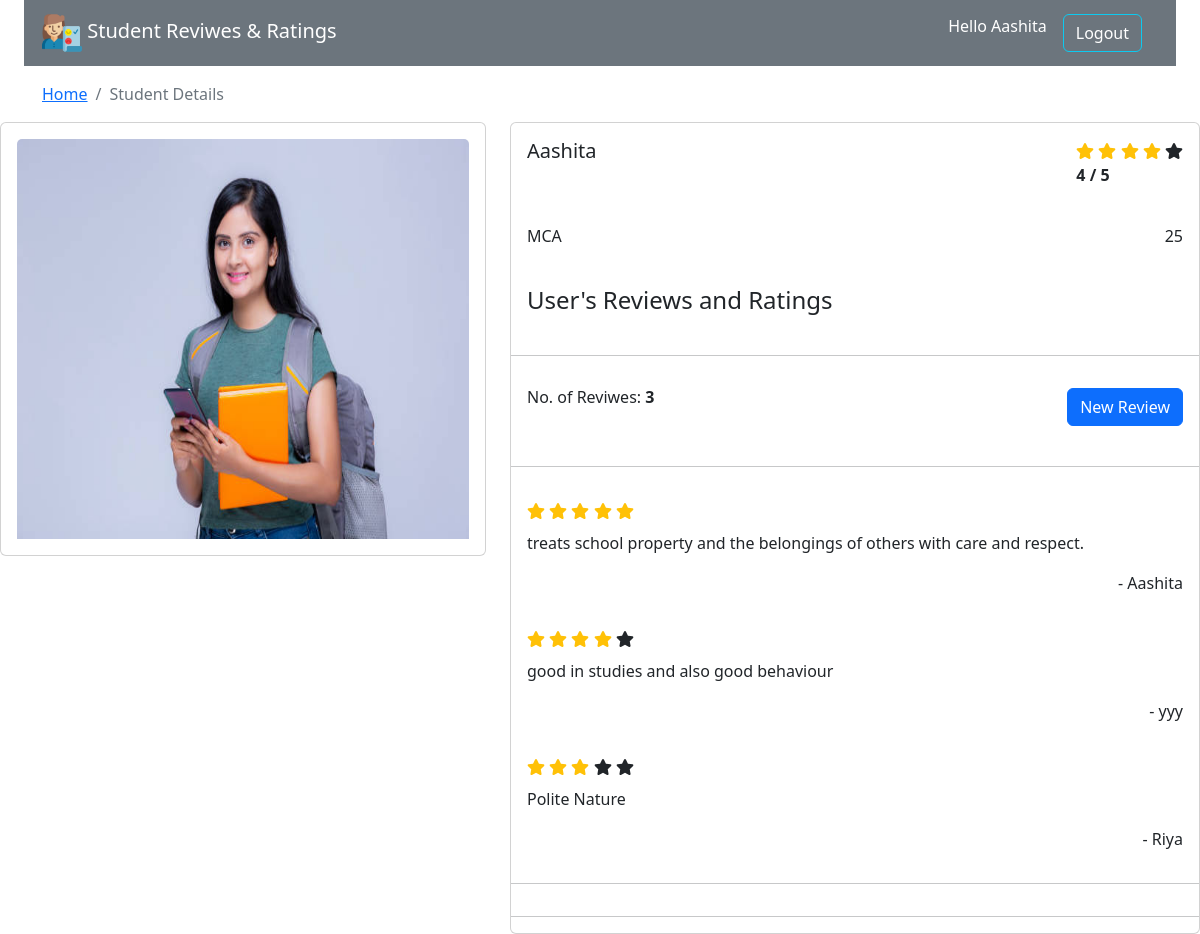
/StudentDetails.php?id=2 (signed in), run on the app's committed database.
### tables this page shows
CREATE TABLE `student_details` (
  `stu_id` int(11) NOT NULL,
  `stu_name` varchar(200) NOT NULL,
  `stu_img` varchar(100) NOT NULL,
  `stu_age` varchar(200) NOT NULL,
  `stu_edu` varchar(100) NOT NULL
);

CREATE TABLE `review` (
  `review_id` int(11) NOT NULL,
  `user_rating` tinyint(4) NOT NULL,
  `user_review` varchar(200) NOT NULL,
  `datetime` datetime NOT NULL,
  `sid` int(11) DEFAULT NULL,
  `logger_id` int(11) DEFAULT NULL
);

CREATE TABLE `user` (
  `user_id` int(11) NOT NULL,
  `user_name` varchar(200) NOT NULL,
  `user_email` varchar(200) NOT NULL,
  `user_password` varchar(200) NOT NULL
);

### StudentDetails.php (the view, shortened to what this page needs)
<!DOCTYPE html>
<html lang="en">
<head>
</head>
<body>
    <div class="container-fluid">
      <?php include 'header.php'?>
        <nav aria-label="breadcrumb">
            <div class="container my-3">
                <ol class="breadcrumb">
                    <li class="breadcrumb-item"><a href="index.php">Home</a></li>
                    <li class="breadcrumb-item active" aria-current="page">Student Details</li>
                  </ol>
            </div>
        </nav>
  </div>
        <?php
           require 'connection.php';
           $student_id = $_GET['id'];
           $sql = "SELECT * FROM student_details WHERE stu_id = $student_id";
           $result=$conn->query($sql);
        ?>
        <div class="d-flex justify-content-center">
          <div class="row">
            <?php      $data = mysqli_fetch_assoc($result);
              ?>
            <div class="col-sm-5">
              <div class="card">
                <div class="card-body">
                  <img src="./Images/<?php echo $data['stu_img'] ?>" class="card-img-top" alt="..." width="150" height="400">
                </div>
              </div>
            </div>
            <?php
                  $sql_review = "SELECT * from review as r join student_details as s on r.sid=s.stu_id JOIN user as u on u.user_id=r.logger_id WHERE stu_id=$student_id ";
                  $result_review=$conn->query($sql_review);
                  $value = mysqli_fetch_all($result_review,MYSQLI_ASSOC);
                ?>
                <?php
                    $sql_avg = "SELECT AVG(user_rating) AS AVG FROM review WHERE sid = $student_id";
                    $result_avg = $conn->query($sql_avg);
                    $average = mysqli_fetch_assoc($result_avg);
                ?>
                <?php
                    $sql_count = "SELECT COUNT(user_rating) AS TOTALCOUNT FROM review WHERE sid=$student_id";
                    $result_count = $conn->query($sql_count);
                    $count = mysqli_fetch_assoc($result_count);
                ?>
            <div class="col-sm-7">
              <div class="card">
                <div class="card-body d-flex justify-content-between">
                  <h5 class="card-title"><?php echo $data['stu_name'] ?></h5>
                  <p class="card-title">
                    <?php
                      $avg = abs($average['AVG']);
                      if($avg > 0){
                        for($i=1;$i<=5;$i++){
                          if($i <= $avg){
                    ?>
                    <i class="fas fa-star star-light avg_star text-warning"></i>
                    <?php } else { ?>
                      <i class="fas fa-star star-light avg_star"></i>
                  <?php } ?>
                  <?php } } ?>
                    <br>
                    <b><span id='averageRating'><?php echo abs($average['AVG']) ?> / 5</span></b>
                  </p>
                </div>
                <div class="card-body d-flex justify-content-between">
                  <h6 class="card-title"><?php echo $data['stu_edu'] ?></h6>
                  <h6 class="card-title"><?php echo $data['stu_age'] ?></h6>
                </div>
                <div class="card-body d-flex justify-content-between">
                  <h4 class="card-title">User's Reviews and Ratings</h4>
                </div>
                <hr>
                <div class="card-body d-flex justify-content-between">
                  <h6 class="card-title">
                    No. of Reviwes:
                    <span id="total_reviews"><b><?php echo $count['TOTALCOUNT']; ?></b></span>
                  </h6>
                  <a href="review.php?stu_rev_id=<?php echo $data['stu_id'] ?>">
                    <button class="card-title btn btn-primary" id="newReview">
                          New Review
                    </button>
                  </a>
                </div>
                <hr>
                <?php foreach($value as $data_review) {  ?>
                <div class="card-body">
                <p class="card-title">
               <?php
                   $index=$data_review['user_rating'];
                 if($index > 0) {
                  for($i=1; $i<=5;$i++){
                    if($i <=$index ){ ?>
                      <i class="fas fa-star star-light avg_star text-warning"></i>
                  <?php  } else {  ?>
                    <i class="fas fa-star star-light avg_star"></i>  <?php
                  }
                    ?>
                 <?php }
                 } ?>
 </p>
                  <p class="card-text"><?php echo $data_review['user_review'] ?></p>
                  <p class="card-text text-end">
                  -  <?php echo $data_review['user_name']; ?>
                  </p>
                </div>
                <?php } ?>
                <hr>
                <hr>
              </div>
            </div>
          </div>
        </div>
</body>
</html>

### data on the page
student_details: stu_img (picture), stu_name "Aashita", stu_edu "MCA", stu_age "25"
review: user_rating 5 (drawn), user_review "treats school property and the belongings of others with care and respect.", logger.user_name "Aashita"
review: user_rating 4 (drawn), user_review "good in studies and also good behaviour", logger.user_name "yyy"
review: user_rating 3 (drawn), user_review "Polite Nature", logger.user_name "Riya"

### other printed values
$_SESSION['user_name'] "Aashita"
abs($average['AVG']) "4"
$count['TOTALCOUNT'] "3"
